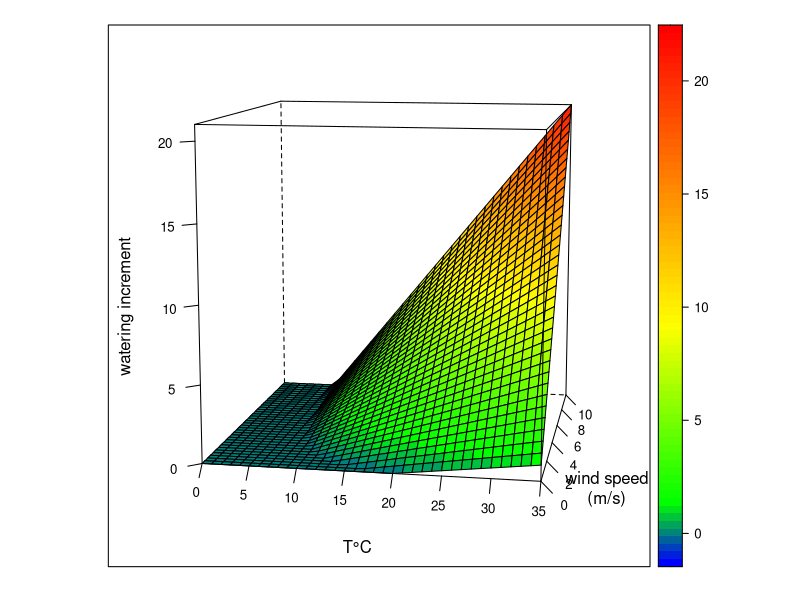
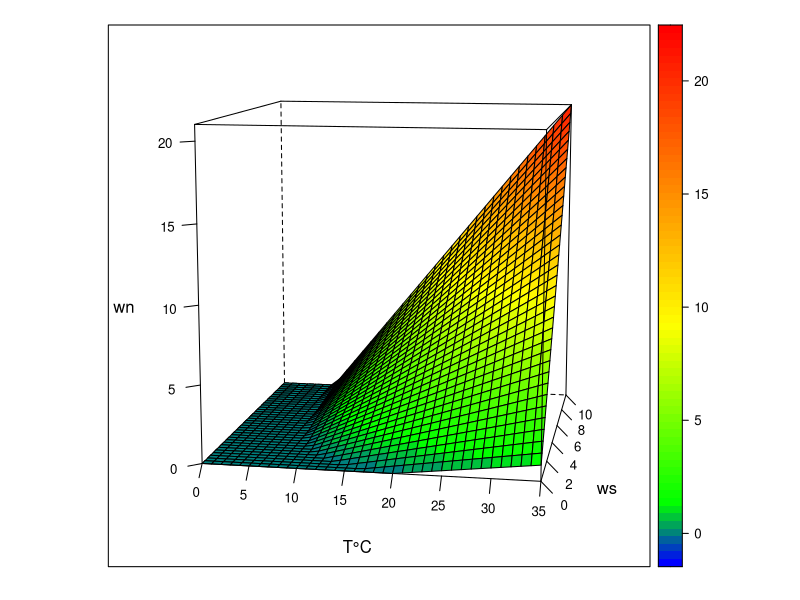

Recreate these plots in R, in order.
require(grDevices) # for trans3d
require(lattice)

f <- function(x, y) { ((x-20)*(1+y))/15 + y }

x <- seq(0,35,length=36)
y <- seq(0,10,length=36)

# Create data frame from all possible values of x and y.
d <- expand.grid(T=x,ws=y)
# complete it with values from f
d$wn <- f(d$T, d$ws)
# floor it to 0
d$wn[d$wn<0] <- 0


# define color palette
my.colors <- colorRampPalette( c("blue", "green", "yellow", "red"), interpolate="linear", bias=2 )(500)
# my.colors=terrain.colors(500)

# Display the graph in a window
print(wireframe(wn ~ T * ws, data=d, drape = TRUE,  col.regions = my.colors, xlab="T°C", ylab=list(label="wind speed\n(m/s)", rot=0), zlab=list(label="watering increment", rot=90), scales=list(arrows=FALSE), colorkey = list(col=my.colors),screen = list(z = -10, x = -80, y=0)))

# postscript("essai.eps", paper="a4")
# print(wireframe(wn ~ T * ws, data=d, drape = TRUE,  col.regions = my.colors, xlab="T°C", scales=list(arrows=FALSE), colorkey = list(col=my.colors),screen = list(z = -10, x = -80, y=0)))
# dev.off()

# Display the graph in a pdf file
pdf("waterNeedIncrement.pdf", paper="a4")
print(wireframe(wn ~ T * ws, data=d, drape = TRUE,  col.regions = my.colors, xlab="T°C", scales=list(arrows=FALSE), colorkey = list(col=my.colors),screen = list(z = -10, x = -80, y=0)))
dev.off()

# persp(x, y, z, theta = 30, phi = 30, expand = 0.5, col = "lightblue",ltheta = 120, shade = 0.75, ticktype = "detailed",xlab = "T", ylab = "ws", zlab = "wn")


# from http://stat.ethz.ch/R-manual/R-devel/library/graphics/html/persp.html
# (4) Surface colours corresponding to z-values

# nrz <- nrow(z)
# ncz <- ncol(z)
# # Create a function interpolating colors in the range of specified colors
# jet.colors <- colorRampPalette( c("blue", "green"), interpolate="spline" )
# # Generate the desired number of colors from this palette
# nbcol <- 100
# color <- jet.colors(nbcol)
# # Compute the z-value at the facet centres
# zfacet <- z[-1, -1] + z[-1, -ncz] + z[-nrz, -1] + z[-nrz, -ncz]
# # Recode facet z-values into color indices
# facetcol <- cut(zfacet, nbcol)
# persp(x, y, z, theta = -180, phi = 10, expand = 0.5, col = color[facetcol], ltheta = 120, shade = 0.75, ticktype = "detailed",xlab = "T", ylab = "ws", zlab = "wn")

# # require(rgl)
# # open3d()
# # persp3d(x, y, z, color=color[facetcol],ticktype = "detailed",xlab = "T", ylab = "ws", zlab = "wn")

